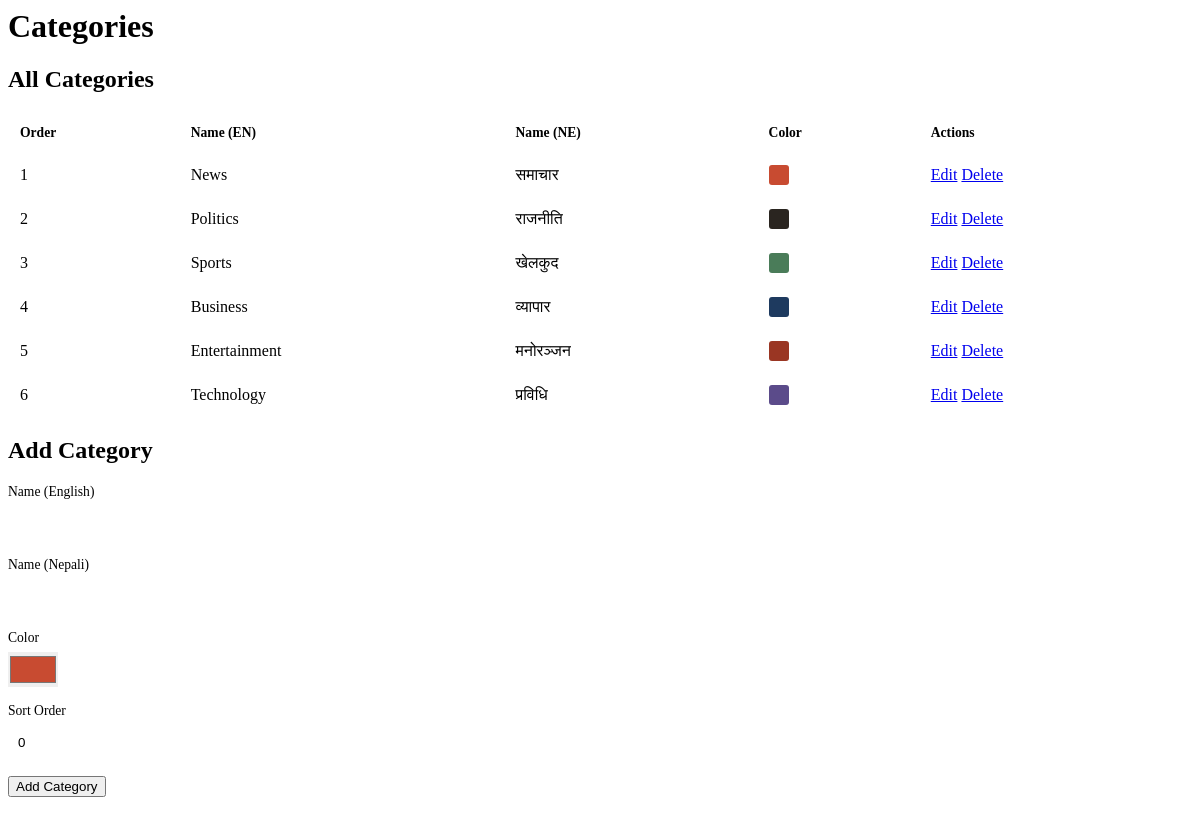
The app's page /admin/pages/categories.php (signed in) with its own data.
### tables this page shows
CREATE TABLE IF NOT EXISTS categories (
    id INT AUTO_INCREMENT PRIMARY KEY,
    slug VARCHAR(100) UNIQUE NOT NULL,
    name_en VARCHAR(100) NOT NULL,
    name_ne VARCHAR(100),
    color VARCHAR(7),
    sort_order INT DEFAULT 0
);

### admin/pages/categories.php (the view, shortened to what this page needs)
<?php
try {
    $pdo = db();
    $categories = $pdo->query("SELECT * FROM categories ORDER BY sort_order")->fetchAll();
} catch (Exception $e) {
    $categories = [];
}
?>
<header class="main-header">
    <h1>Categories</h1>
</header>
<div class="content-grid" style="grid-template-columns: 1fr 1fr;">
    <section class="content-card">
        <div class="card-header">
            <h2>All Categories</h2>
        </div>
        <div class="card-body">
            <table class="admin-table">
                <thead>
                    <tr>
                        <th>Order</th>
                        <th>Name (EN)</th>
                        <th>Name (NE)</th>
                        <th>Color</th>
                        <th>Actions</th>
                    </tr>
                </thead>
                <tbody>
                    <?php foreach ($categories as $cat): ?>
                    <tr>
                        <td><?= $cat['sort_order'] ?></td>
                        <td><?= htmlspecialchars($cat['name_en']) ?></td>
                        <td><?= htmlspecialchars($cat['name_ne'] ?? '') ?></td>
                        <td>
                            <span style="display: inline-block; width: 20px; height: 20px; background: <?= $cat['color'] ?>; border-radius: 3px;"></span>
                        </td>
                        <td>
                            <a href="index.php?page=categories&action=edit&id=<?= $cat['id'] ?>" class="btn-action btn-edit">Edit</a>
                            <a href="index.php?page=categories&action=delete&id=<?= $cat['id'] ?>" class="btn-action btn-delete" onclick="return confirm('Delete category?')">Delete</a>
                        </td>
                    </tr>
                    <?php endforeach; ?>
                </tbody>
            </table>
        </div>
    </section>
    <section class="content-card">
        <div class="card-header">
            <h2><?= isset($_GET['action']) && $_GET['action'] === 'edit' ? 'Edit Category' : 'Add Category' ?></h2>
        </div>
        <div class="card-body">
            <?php
            $editCat = null;
            ?>
            <form method="POST">
                <div class="form-row">
                    <label>Name (English)</label>
                    <input type="text" name="name_en" value="<?= htmlspecialchars($editCat['name_en'] ?? '') ?>" required>
                </div>
                <div class="form-row">
                    <label>Name (Nepali)</label>
                    <input type="text" name="name_ne" value="<?= htmlspecialchars($editCat['name_ne'] ?? '') ?>">
                </div>
                <div class="form-row">
                    <label>Color</label>
                    <input type="color" name="color" value="<?= $editCat['color'] ?? '#C84B31' ?>">
                </div>
                <div class="form-row">
                    <label>Sort Order</label>
                    <input type="number" name="sort_order" value="<?= $editCat['sort_order'] ?? 0 ?>">
                </div>
                <button type="submit" class="btn btn-primary"><?= $editCat ? 'Update' : 'Add' ?> Category</button>
            </form>
        </div>
    </section>
</div>

### admin/pages/categories.php (style rules this page uses)
.admin-table { width: 100%; border-collapse: collapse; }
.admin-table th, .admin-table td { padding: 0.75rem; text-align: left; border-bottom: 1px solid var(--rule); }
.admin-table th { font-size: 0.85rem; color: var(--ink-light); font-weight: 600; }
.form-row { margin-bottom: 1rem; }
.form-row label { display: block; font-size: 0.85rem; font-weight: 500; color: var(--ink-light); margin-bottom: 0.375rem; }
.form-row input[type="text"], .form-row input[type="number"] { width: 100%; padding: 0.625rem; border: 1px solid var(--rule); font-family: 'DM Sans', sans-serif; }
.form-row input[type="color"] { width: 50px; height: 35px; border: 1px solid var(--rule); padding: 0; }

### records on screen
categories: sort_order "1", name_en "News", name_ne "समाचार"
categories: sort_order "2", name_en "Politics", name_ne "राजनीति"
categories: sort_order "3", name_en "Sports", name_ne "खेलकुद"
categories: sort_order "4", name_en "Business", name_ne "व्यापार"
categories: sort_order "5", name_en "Entertainment", name_ne "मनोरञ्जन"
categories: sort_order "6", name_en "Technology", name_ne "प्रविधि"
